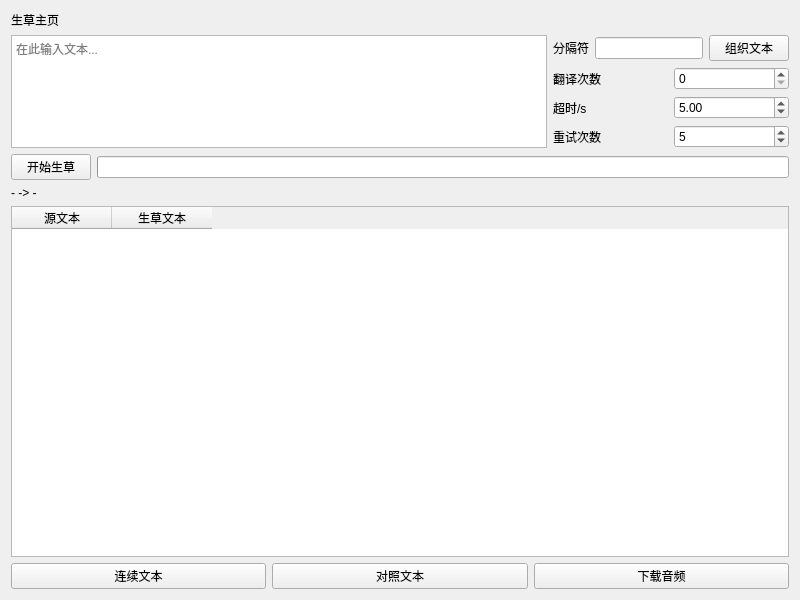
<?xml version="1.0" encoding="UTF-8"?>
<ui version="4.0">
 <class>FormTranslate</class>
 <widget class="QWidget" name="FormTranslate">
  <property name="geometry">
   <rect>
    <x>0</x>
    <y>0</y>
    <width>800</width>
    <height>600</height>
   </rect>
  </property>
  <property name="windowTitle">
   <string>Form</string>
  </property>
  <layout class="QGridLayout" name="gridLayout_6">
   <item row="2" column="0">
    <layout class="QGridLayout" name="gridLayout_2">
     <item row="0" column="0">
      <widget class="PrimaryPushButton" name="primaryPushButton_start">
       <property name="text">
        <string>开始生草</string>
       </property>
       <property name="hasIcon" stdset="0">
        <bool>true</bool>
       </property>
      </widget>
     </item>
     <item row="0" column="1">
      <widget class="ProgressBar" name="progressBar"/>
     </item>
    </layout>
   </item>
   <item row="3" column="0">
    <widget class="BodyLabel" name="bodyLabel_lang">
     <property name="text">
      <string>- -&gt; -</string>
     </property>
    </widget>
   </item>
   <item row="5" column="0">
    <layout class="QGridLayout" name="gridLayout_3">
     <item row="0" column="0">
      <widget class="PushButton" name="pushButton_all">
       <property name="text">
        <string>连续文本</string>
       </property>
       <property name="hasIcon" stdset="0">
        <bool>true</bool>
       </property>
      </widget>
     </item>
     <item row="0" column="1">
      <widget class="PushButton" name="pushButton_121">
       <property name="text">
        <string>对照文本</string>
       </property>
       <property name="hasIcon" stdset="0">
        <bool>true</bool>
       </property>
      </widget>
     </item>
     <item row="0" column="2">
      <widget class="PushButton" name="pushButton_mp3">
       <property name="text">
        <string>下载音频</string>
       </property>
       <property name="hasIcon" stdset="0">
        <bool>true</bool>
       </property>
      </widget>
     </item>
    </layout>
   </item>
   <item row="4" column="0">
    <widget class="TableWidget" name="tableWidget">
     <attribute name="horizontalHeaderCascadingSectionResizes">
      <bool>true</bool>
     </attribute>
     <column>
      <property name="text">
       <string>源文本</string>
      </property>
     </column>
     <column>
      <property name="text">
       <string>生草文本</string>
      </property>
     </column>
    </widget>
   </item>
   <item row="1" column="0">
    <layout class="QGridLayout" name="gridLayout_5">
     <item row="0" column="0" rowspan="2">
      <widget class="PlainTextEdit" name="plainTextEdit">
       <property name="placeholderText">
        <string>在此输入文本...</string>
       </property>
      </widget>
     </item>
     <item row="0" column="1">
      <layout class="QGridLayout" name="gridLayout">
       <item row="0" column="0">
        <widget class="BodyLabel" name="BodyLabel_4">
         <property name="text">
          <string>分隔符</string>
         </property>
        </widget>
       </item>
       <item row="0" column="1">
        <widget class="LineEdit" name="lineEdit_sep">
         <property name="sizePolicy">
          <sizepolicy hsizetype="Preferred" vsizetype="Fixed">
           <horstretch>0</horstretch>
           <verstretch>0</verstretch>
          </sizepolicy>
         </property>
        </widget>
       </item>
       <item row="0" column="2">
        <widget class="PushButton" name="pushButton_manage">
         <property name="text">
          <string>组织文本</string>
         </property>
         <property name="hasIcon" stdset="0">
          <bool>true</bool>
         </property>
        </widget>
       </item>
      </layout>
     </item>
     <item row="1" column="1">
      <layout class="QGridLayout" name="gridLayout_4">
       <item row="0" column="0">
        <widget class="BodyLabel" name="BodyLabel">
         <property name="text">
          <string>翻译次数</string>
         </property>
        </widget>
       </item>
       <item row="0" column="1">
        <widget class="SpinBox" name="spinBox_times"/>
       </item>
       <item row="1" column="0">
        <widget class="BodyLabel" name="BodyLabel_2">
         <property name="text">
          <string>超时/s</string>
         </property>
        </widget>
       </item>
       <item row="2" column="0">
        <widget class="BodyLabel" name="BodyLabel_3">
         <property name="text">
          <string>重试次数</string>
         </property>
        </widget>
       </item>
       <item row="2" column="1">
        <widget class="SpinBox" name="spinBox_retry">
         <property name="value">
          <number>5</number>
         </property>
        </widget>
       </item>
       <item row="1" column="1">
        <widget class="DoubleSpinBox" name="doubleSpinBox_timeout">
         <property name="value">
          <double>5.000000000000000</double>
         </property>
        </widget>
       </item>
      </layout>
     </item>
    </layout>
   </item>
   <item row="0" column="0">
    <widget class="TitleLabel" name="TitleLabel">
     <property name="text">
      <string>生草主页</string>
     </property>
    </widget>
   </item>
  </layout>
 </widget>
 <customwidgets>
  <customwidget>
   <class>PushButton</class>
   <extends>QPushButton</extends>
   <header>qfluentwidgets</header>
  </customwidget>
  <customwidget>
   <class>PrimaryPushButton</class>
   <extends>PushButton</extends>
   <header>qfluentwidgets</header>
  </customwidget>
  <customwidget>
   <class>BodyLabel</class>
   <extends>QLabel</extends>
   <header>qfluentwidgets</header>
  </customwidget>
  <customwidget>
   <class>TitleLabel</class>
   <extends>QLabel</extends>
   <header>qfluentwidgets</header>
  </customwidget>
  <customwidget>
   <class>ProgressBar</class>
   <extends>QProgressBar</extends>
   <header>qfluentwidgets</header>
  </customwidget>
  <customwidget>
   <class>LineEdit</class>
   <extends>QLineEdit</extends>
   <header>qfluentwidgets</header>
  </customwidget>
  <customwidget>
   <class>PlainTextEdit</class>
   <extends>QPlainTextEdit</extends>
   <header>qfluentwidgets</header>
  </customwidget>
  <customwidget>
   <class>SpinBox</class>
   <extends>QSpinBox</extends>
   <header>qfluentwidgets</header>
  </customwidget>
  <customwidget>
   <class>DoubleSpinBox</class>
   <extends>QDoubleSpinBox</extends>
   <header>qfluentwidgets</header>
  </customwidget>
  <customwidget>
   <class>TableWidget</class>
   <extends>QTableWidget</extends>
   <header>qfluentwidgets</header>
  </customwidget>
 </customwidgets>
 <resources/>
 <connections/>
</ui>
